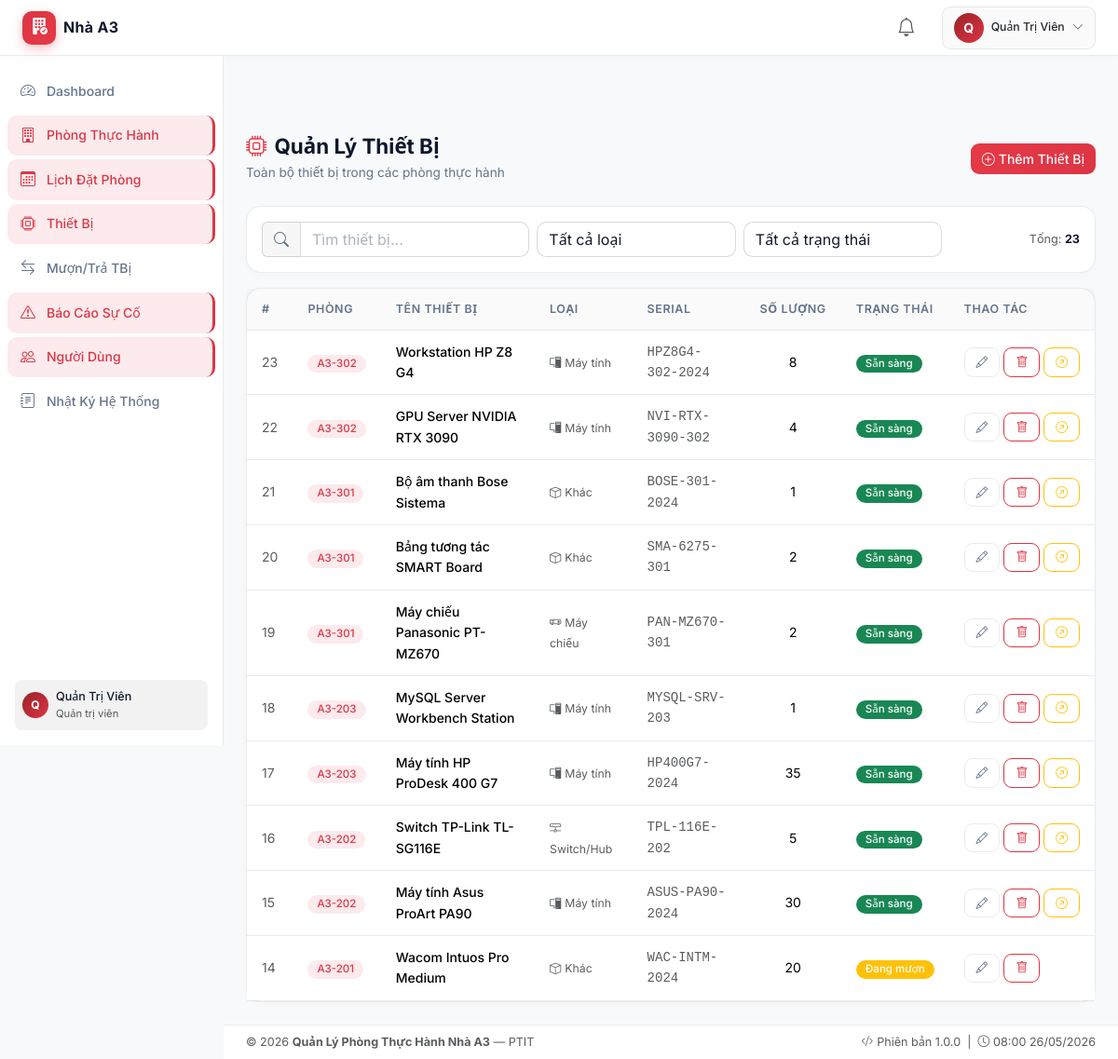
The page /views/devices/index.php (signed in) on the database its author committed.
### tables this page shows
CREATE TABLE `devices` (
  `id`            INT UNSIGNED NOT NULL AUTO_INCREMENT,
  `room_id`       INT UNSIGNED NOT NULL,
  `device_name`   VARCHAR(150) NOT NULL,
  `device_type`   ENUM('computer','projector','switch','printer','camera','furniture','other') NOT NULL DEFAULT 'other',
  `serial_number` VARCHAR(100) DEFAULT NULL,
  `quantity`      SMALLINT UNSIGNED NOT NULL DEFAULT 1,
  `status`        ENUM('available','borrowed','broken','inactive') NOT NULL DEFAULT 'available',
  `description`   TEXT         DEFAULT NULL,
  `created_at`    DATETIME     NOT NULL DEFAULT CURRENT_TIMESTAMP,
  PRIMARY KEY (`id`),
  INDEX `idx_room_id`    (`room_id`),
  INDEX `idx_status`     (`status`),
  INDEX `idx_device_type`(`device_type`),
  CONSTRAINT `fk_device_room`
    FOREIGN KEY (`room_id`) REFERENCES `rooms`(`id`)
    ON DELETE CASCADE ON UPDATE CASCADE
);

CREATE TABLE `rooms` (
  `id`             INT UNSIGNED NOT NULL AUTO_INCREMENT,
  `room_code`      VARCHAR(20)  NOT NULL UNIQUE,
  `name`           VARCHAR(150) NOT NULL,
  `floor`          TINYINT UNSIGNED NOT NULL DEFAULT 1,
  `capacity`       SMALLINT UNSIGNED NOT NULL DEFAULT 0,
  `computer_count` SMALLINT UNSIGNED NOT NULL DEFAULT 0,
  `description`    TEXT         DEFAULT NULL,
  `image`          VARCHAR(255) DEFAULT NULL,
  `status`         ENUM('active','inactive') NOT NULL DEFAULT 'active',
  `created_at`     DATETIME     NOT NULL DEFAULT CURRENT_TIMESTAMP,
  PRIMARY KEY (`id`),
  INDEX `idx_room_code` (`room_code`),
  INDEX `idx_status`    (`status`)
);

### config/database.php (called while the page is built, shortened)
<?php
class Database {
    private static ?PDO $instance = null;
    public static function getInstance(): PDO {
        if (self::$instance === null) {
            $dsn = 'mysql:host=' . DB_HOST . ';dbname=' . DB_NAME . ';charset=' . DB_CHARSET;
            $options = [
                PDO::ATTR_ERRMODE            => PDO::ERRMODE_EXCEPTION,
                PDO::ATTR_DEFAULT_FETCH_MODE => PDO::FETCH_ASSOC,
                PDO::ATTR_EMULATE_PREPARES   => false,
            ];
            try {
                self::$instance = new PDO($dsn, DB_USER, DB_PASS, $options);
            } catch (PDOException $e) {
                die(json_encode([
                    'success' => false,
                    'message' => 'Kết nối CSDL thất bại: ' . $e->getMessage()
                ]));
            }
        }
        return self::$instance;
    }
    public static function getConnection(): PDO {
        return self::getInstance();
    }
}

### controllers/DeviceController.php (called while the page is built, shortened)
<?php
require_once __DIR__ . '/../models/DeviceModel.php';
require_once __DIR__ . '/../config/helpers.php';
require_once __DIR__ . '/../config/database.php';
class DeviceController {
    private DeviceModel $model;
    public function __construct() {
        $this->model = new DeviceModel();
    }
    public function index(): array {
        $page   = max(1, (int) ($_GET['page'] ?? 1));
        $limit  = 10;
        $offset = ($page - 1) * $limit;
        return [
            'devices' => $this->model->getAll($limit, $offset),
            'total'   => $this->model->count(),
            'page'    => $page,
            'limit'   => $limit,
        ];
    }
}

### models/DeviceModel.php (called while the page is built, shortened)
<?php
require_once __DIR__ . '/../config/database.php';
class DeviceModel {
    private PDO $db;
    public function __construct() {
        $this->db = Database::getConnection();
    }
    public function getAll(int $limit = 50, int $offset = 0): array {
        $stmt = $this->db->prepare(
            "SELECT d.*, r.room_code, r.name AS room_name
             FROM devices d
             LEFT JOIN rooms r ON r.id = d.room_id
             ORDER BY d.id DESC LIMIT ? OFFSET ?"
        );
        $stmt->execute([$limit, $offset]);
        return $stmt->fetchAll();
    }
    public function count(): int {
        return (int) $this->db->query("SELECT COUNT(*) FROM devices")->fetchColumn();
    }
}

### views/devices/index.php (the view, shortened to what this page needs)
<?php
require_once __DIR__ . '/../../config/database.php';
require_once __DIR__ . '/../../config/helpers.php';
require_once __DIR__ . '/../../controllers/DeviceController.php';
require_once __DIR__ . '/../../models/DeviceModel.php';
$ctrl      = new DeviceController();
$data    = $ctrl->index();
$devices = $data['devices'];
$total   = $data['total'];
$deviceTypes = [
    'computer' => 'Máy tính',
    'projector'=> 'Máy chiếu',
    'switch'   => 'Switch/Hub',
    'printer'  => 'Máy in',
    'camera'   => 'Camera',
    'furniture'=> 'Bàn ghế',
    'other'    => 'Khác',
];
require_once __DIR__ . '/../partials/header.php';
?>
<div class="d-flex flex-column min-vh-100">
<div class="app-wrapper">
<?php require_once __DIR__ . '/../partials/sidebar.php'; ?>
<div class="main-content">
  <div class="d-flex flex-wrap align-items-center justify-content-between gap-3 mb-4">
    <div>
      <h1 class="page-title mb-1"><i class="bi bi-cpu me-2 text-cyan"></i>Quản Lý Thiết Bị</h1>
      <p class="page-subtitle mb-0">Toàn bộ thiết bị trong các phòng thực hành</p>
    </div>
    <?php if (hasRole(['admin','technician'])): ?>
      <button class="btn btn-primary" data-bs-toggle="modal" data-bs-target="#createDeviceModal">
        <i class="bi bi-plus-circle me-1"></i>Thêm Thiết Bị
      </button>
    <?php endif; ?>
  </div>
  <div class="app-card mb-3 p-3">
    <div class="row g-2 align-items-center">
      <div class="col-md-4">
        <div class="input-group">
          <span class="input-group-text" style="background:rgba(0,0,0,0.06);border-color:rgba(0,0,0,0.12);color:#64748b;"><i class="bi bi-search"></i></span>
          <input type="text" id="tableSearch" class="form-control" placeholder="Tìm thiết bị...">
        </div>
      </div>
      <div class="col-md-3">
        <select id="deviceTypeFilter" class="form-select">
          <option value="">Tất cả loại</option>
        </select>
      </div>
      <div class="col-md-3">
        <select id="statusFilter" class="form-select">
          <option value="">Tất cả trạng thái</option>
        </select>
      </div>
      <div class="col-md-2 text-end text-muted small">
        Tổng: <strong class="text-white"><?= $total ?></strong>
      </div>
    </div>
  </div>
  <div class="app-card">
    <div class="card-body p-0">
      <div class="table-responsive">
        <table class="table app-table mb-0">
          <thead><tr>
            <th>#</th><th>Phòng</th><th>Tên thiết bị</th><th>Loại</th>
            <th>Serial</th><th>Số lượng</th><th>Trạng thái</th><th>Thao tác</th>
          </tr></thead>
          <tbody>
            <?php if (empty($devices)): ?>
              <tr><td colspan="8" class="text-center text-muted py-4">Chưa có thiết bị nào.</td></tr>
            <?php else: ?>
              <?php foreach ($devices as $d): ?>
                <tr data-device-type="<?= $d['device_type'] ?>" data-status="<?= $d['status'] ?>">
                  <td class="text-muted small"><?= $d['id'] ?></td>
                  <td>
                    <span class="badge" style="background:rgba(59,130,246,0.15);color:#60a5fa;">
                      <?= htmlspecialchars($d['room_code'] ?? 'N/A') ?>
                    </span>
                  </td>
                  <td class="fw-medium"><?= htmlspecialchars($d['device_name']) ?></td>
                  <td>
                    <?php
                    $typeIcons = [
                      'computer'=>'bi-pc-display','projector'=>'bi-projector','switch'=>'bi-hdd-network',
                      'printer'=>'bi-printer','camera'=>'bi-camera-video','furniture'=>'bi-table','other'=>'bi-box',
                    ];
                    $icon = $typeIcons[$d['device_type']] ?? 'bi-box';
                    ?>
                    <span class="text-muted small"><i class="bi <?= $icon ?> me-1"></i><?= $deviceTypes[$d['device_type']] ?? $d['device_type'] ?></span>
                  </td>
                  <td class="text-muted small font-monospace"><?= htmlspecialchars($d['serial_number'] ?: '—') ?></td>
                  <td class="text-center"><?= $d['quantity'] ?></td>
                  <td><?= statusBadge($d['status']) ?></td>
                  <td>
                    <div class="d-flex gap-1">
                      <?php if (hasRole(['admin','technician'])): ?>
                        <button class="btn btn-sm btn-outline-secondary"
                                data-bs-toggle="modal" data-bs-target="#editDeviceModal<?= $d['id'] ?>"
                                title="Sửa">
                          <i class="bi bi-pencil"></i>
                        </button>
                      <?php endif; ?>
                      <?php if (hasRole('admin')): ?>
                        <a href="?action=delete&id=<?= $d['id'] ?>"
                           class="btn btn-sm btn-outline-danger"
                           data-confirm="Xóa thiết bị '<?= htmlspecialchars($d['device_name']) ?>'?">
                          <i class="bi bi-trash"></i>
                        </a>
                      <?php endif; ?>
                      <?php if ($d['status'] === 'available'): ?>
                        <a href="<?= BASE_URL ?>/views/devices/borrow.php?device_id=<?= $d['id'] ?>"
                           class="btn btn-sm btn-outline-warning" title="Mượn thiết bị">
                          <i class="bi bi-arrow-up-right-circle"></i>
                        </a>
                      <?php endif; ?>
                    </div>
                  </td>
                </tr>
              <?php endforeach; ?>
            <?php endif; ?>
          </tbody>
        </table>
      </div>
    </div>
  </div>
</div>
<?php require_once __DIR__ . '/../partials/footer.php'; ?>

### config/helpers.php (shortened to what this page needs)
<?php
function getUserRole(): string {
    return $_SESSION['role'] ?? '';
}
function hasRole(string|array $roles): bool {
    $currentRole = getUserRole();
    if (is_array($roles)) {
        return in_array($currentRole, $roles);
    }
    return $currentRole === $roles;
}
function statusBadge(string $status): string {
    $map = [
        'pending'   => ['warning', 'Chờ duyệt'],
        'approved'  => ['success', 'Đã duyệt'],
        'rejected'  => ['danger',  'Từ chối'],
        'cancelled' => ['secondary','Đã hủy'],
        'active'    => ['success', 'Hoạt động'],
        'inactive'  => ['danger',  'Không hoạt động'],
        'available' => ['success', 'Sẵn sàng'],
        'borrowed'  => ['warning', 'Đang mượn'],
        'broken'    => ['danger',  'Hỏng hóc'],
        'open'      => ['danger',  'Mới tạo'],
        'processing'=> ['info',    'Đang xử lý'],
        'resolved'  => ['success', 'Đã xử lý'],
    ];
    $cfg = $map[$status] ?? ['secondary', $status];
    return "<span class=\"badge bg-{$cfg[0]}\">{$cfg[1]}</span>";
}

### assets/css/style.css (style rules this page uses)
*, *::before, *::after { box-sizing: border-box; }
:root { --bg-dark: #f8f9fa; --bg-card: #ffffff; --bg-card-hover: #fff5f5; --sidebar-bg: #ffffff; --navbar-bg: #ffffff; --border-color: rgba(0,0,0,0.08); --text-primary: #334155; --text-muted: #64748b; --text-heading: #0f172a; --accent-primary: #dc3545; --accent-blue: #dc3545; --accent-cyan: #e63946; --accent-purple: #9b2226; --accent-green: #22c55e; --accent-orange: #f59e0b; --accent-red: #dc3545; --sidebar-width: 240px; --navbar-height: 60px; }
body { font-family: 'Inter', system-ui, sans-serif; background: var(--bg-dark); color: var(--text-primary); margin: 0; font-size: 0.9rem; line-height: 1.6; }
.text-white { color: var(--text-heading) !important; }
.app-wrapper { display: flex; padding-top: var(--navbar-height); min-height: calc(100vh - var(--navbar-height)); }
.main-content { margin-left: var(--sidebar-width); flex: 1; padding: 24px; min-width: 0; }
.app-card { background: var(--bg-card); border: 1px solid var(--border-color); border-radius: 16px; transition: all 0.25s; box-shadow: 0 2px 8px rgba(0,0,0,0.02); }
.app-card .card-body { padding: 20px; }
.app-table { color: var(--text-primary); }
.app-table thead th { background: rgba(0,0,0,0.02); color: var(--text-muted); font-size: 0.78rem; font-weight: 600; text-transform: uppercase; letter-spacing: 0.6px; border-color: var(--border-color); padding: 12px 16px; white-space: nowrap; }
.app-table tbody td { border-color: var(--border-color); vertical-align: middle; padding: 12px 16px; font-size: 0.875rem; }
.app-table tbody tr { transition: background 0.15s; }
.form-control, .form-select { background: #ffffff; border: 1px solid rgba(0,0,0,0.15); color: var(--text-heading); border-radius: 10px; }
.form-control::placeholder { color: #adb5bd; }
.form-select option { background: #ffffff; color: var(--text-heading); }
.input-group-text { background: rgba(0,0,0,0.03) !important; border-color: rgba(0,0,0,0.15) !important; color: var(--text-muted) !important; }
.btn { border-radius: 9px; font-weight: 500; font-size: 0.875rem; transition: all 0.2s; }
.btn-primary { background: linear-gradient(135deg, #e63946, #dc3545); border: none; color: #fff !important; }
.btn-outline-secondary { border-color: var(--border-color); color: var(--text-muted); }
.btn-sm { padding: 5px 12px; font-size: 0.8rem; }
.badge { font-size: 0.72rem; padding: 4px 10px; border-radius: 20px; font-weight: 500; }
.badge.bg-primary-subtle, .badge[style*="background:rgba(59,130,246,0.15)"] { background: rgba(220,53,69,0.1) !important; color: var(--accent-red) !important; }
.page-title { font-size: 1.4rem; font-weight: 700; color: var(--text-heading); }
.page-subtitle { color: var(--text-muted); font-size: 0.85rem; }
.text-cyan { color: var(--accent-cyan) !important; }

### rows shown on the page
devices: id "23", room.room_code "A3-302", device_name "Workstation HP Z8 G4", device_type "Máy tính", serial_number "HPZ8G4-302-2024", quantity "8", status "Sẵn sàng"
devices: id "22", room.room_code "A3-302", device_name "GPU Server NVIDIA RTX 3090", device_type "Máy tính", serial_number "NVI-RTX-3090-302", quantity "4", status "Sẵn sàng"
devices: id "21", room.room_code "A3-301", device_name "Bộ âm thanh Bose Sistema", device_type "Khác", serial_number "BOSE-301-2024", quantity "1", status "Sẵn sàng"
devices: id "20", room.room_code "A3-301", device_name "Bảng tương tác SMART Board", device_type "Khác", serial_number "SMA-6275-301", quantity "2", status "Sẵn sàng"
devices: id "19", room.room_code "A3-301", device_name "Máy chiếu Panasonic PT-MZ670", device_type "Máy chiếu", serial_number "PAN-MZ670-301", quantity "2", status "Sẵn sàng"
devices: id "18", room.room_code "A3-203", device_name "MySQL Server Workbench Station", device_type "Máy tính", serial_number "MYSQL-SRV-203", quantity "1", status "Sẵn sàng"
devices: id "17", room.room_code "A3-203", device_name "Máy tính HP ProDesk 400 G7", device_type "Máy tính", serial_number "HP400G7-2024", quantity "35", status "Sẵn sàng"
devices: id "16", room.room_code "A3-202", device_name "Switch TP-Link TL-SG116E", device_type "Switch/Hub", serial_number "TPL-116E-202", quantity "5", status "Sẵn sàng"
devices: id "15", room.room_code "A3-202", device_name "Máy tính Asus ProArt PA90", device_type "Máy tính", serial_number "ASUS-PA90-2024", quantity "30", status "Sẵn sàng"
devices: id "14", room.room_code "A3-201", device_name "Wacom Intuos Pro Medium", device_type "Khác", serial_number "WAC-INTM-2024", quantity "20", status "Đang mượn"

### other values the page prints
substr($_SESSION['user_name'] ?? 'U', 0, 1) "Q"
$_SESSION['user_name'] "Quản Trị Viên"
$item['label'] "Dashboard"
$item['label'] "Phòng Thực Hành"
$item['label'] "Lịch Đặt Phòng"
$item['label'] "Thiết Bị"
$item['label'] "Mượn/Trả TBị"
$item['label'] "Báo Cáo Sự Cố"
$item['label'] "Người Dùng"
$item['label'] "Nhật Ký Hệ Thống"
substr($_SESSION['user_name']??'U',0,1) "Q"
getRoleLabel($role) "Quản trị viên"
$total "23"
APP_NAME "Quản Lý Phòng Thực Hành Nhà A3"
APP_VERSION "1.0.0"
